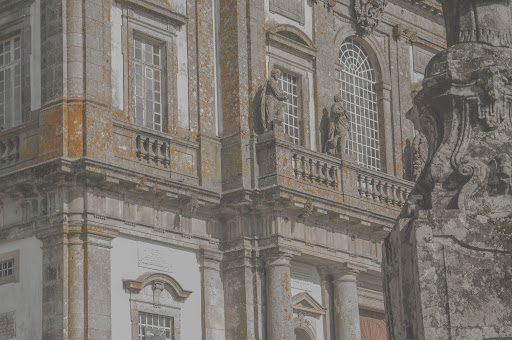
//> input picture FSIV/P2/Ej1/img_equalization/data/edificio.jpg, 512 x 340 px
$ ./img_equalization -i=data/ciclista_original.jpg data/edificio.jpg out.png   (built with g++ and OpenCV 4)
//> lines starting //> are read from the running program, lines starting //| are printed output that depends on the picture
### FSIV/P2/Ej1/img_equalization/clahe.hpp
/**
 * @file clahe.hpp
 * @author Francisco José Madrid Cuevas (fjmadrid@uco.es)
 * @brief Implementation of the method Limited Contrast Adaptive Histogram Equalization.
 * @version 1.0
 * @date 2024-09-13
 *
 * @copyright Copyright (c) 2024-
 *
 */
#pragma once
#include <opencv2/core.hpp>

/**
 * @brief Do a contrast limited adaptive histogram equalization of an image.
 * @param in is the input image.
 * @param s is a factor that controls the contrast limitation. If \arg s < 1, do not apply such control.
 * @param r set the windows radius to do a local image equalization. If \arg r=0, a global equalization will be done.
 * @return The output image.
 */
cv::Mat fsiv_clahe(const cv::Mat &in, float s, int radius);

### FSIV/P2/Ej1/img_equalization/clahe.cpp
/**
 * @file clahe.cpp
 * @author Francisco José Madrid Cuevas (fjmadrid@uco.es)
 * @brief Implementation of the method Limited Contrast Adaptive Histogram Equalization.
 * @version 1.0
 * @date 2024-09-13
 *
 * @copyright Copyright (c) 2024-
 *
 */
#include "clahe.hpp"
#include "common_code.hpp"
#include <opencv2/imgproc.hpp>

// [123 lines left out: functions interpolate_corner, linear_interpolate_rows, linear_interpolate_cols, bilinear_interpolate, compute_interpolate_value, not called in this run]

cv::Mat
fsiv_clahe(const cv::Mat &in_, float s, int radius)
{
    CV_Assert(in_.type() == CV_8UC1);
    cv::Mat out = in_.clone();
    // TODO
    // Hint: use all the fsiv_xxx implemented functions.
    // Remember: if radius>0, do an local histogram equalization using windows
    //  of size (2*r+1, 2*r+1). The not processed image ares will be the same
    //  values as the input image.

    if (radius == 0)
    {
        // TODO: do a global equalization.
        // Hint: use fsiv_apply_lookup_table to apply the transform function
        // computed to all the image positions.
        cv::Mat hist = fsiv_compute_image_histogram(in_);
        cv::Mat lkt =
            fsiv_create_equalization_lookup_table(hist, s);
        fsiv_apply_lookup_table(in_, lkt, out);
        //
    }
    else
    {
        // TODO: Do a local equalization.
        // Remember: the windows size will be [2*r+1, 2*r+1]
        // Remember: Only process the values in the image area
        //           [[r, height-r], [r, width-r]]
        // Hint: use cv::Rect() to define a window to be processed.

        // First extend the input if it is needed to be a multiple of the cell size.
        cv::Size cell_size = cv::Size(2 * radius + 1, 2 * radius + 1);
        // cv::Size cell_size = cv::Size(1 << radius, 1 << radius);
        cv::Mat in = in_;
        if ((in_.rows % cell_size.height) != 0 || (in_.cols % cell_size.width) != 0)
        {
            in = cv::Mat(in_.rows + cell_size.height - (in_.rows % cell_size.height),
                         in_.cols + cell_size.width - (in_.cols % cell_size.width), in.type());
            cv::copyMakeBorder(in_, in, 0, cell_size.height - (in_.rows % cell_size.height),
                               0, cell_size.width - (in_.cols % cell_size.width), cv::BORDER_REFLECT101);
        }
        cv::Size grid_size = cv::Size(in.cols / cell_size.width, in.rows / cell_size.height);
        // Compute a transform function for each image cell.
        std::vector<cv::Mat> lkts(grid_size.area());
        for (int cell_row = 0; cell_row < grid_size.height; ++cell_row)
            for (int cell_col = 0; cell_col < grid_size.width; ++cell_col)
            {
                const int idx = cell_row * grid_size.width + cell_col;
                cv::Mat hist = fsiv_compute_image_histogram(in(cv::Rect(cell_col * cell_size.width,
                                                                        cell_row * cell_size.height, cell_size.width, cell_size.height)));
                lkts[idx] = fsiv_create_equalization_lookup_table(hist, s);
            }
        // Apply the transform interpolating on the grid.
        for (int y = 0; y < in_.rows; ++y)
            for (int x = 0; x < in_.cols; ++x)
            {
                out.at<uchar>(y, x) = compute_interpolate_value(in, lkts, cv::Point(x, y), cell_size, grid_size);
            }
        //
    }
    CV_Assert(out.size() == in_.size());
    CV_Assert(out.type() == in_.type());
    return out;
}

### FSIV/P2/Ej1/img_equalization/common_code.cpp
#include <iostream>
#include "common_code.hpp"
#include <opencv2/imgproc.hpp>

cv::Mat
fsiv_compute_image_histogram(const cv::Mat &in)
{
    CV_Assert(in.type() == CV_8UC1);
    cv::Mat hist;
    // TODO
    // Hint: Use the function cv::calcHist.
    //C:
    //int histSize = 256;
    //cv::calcHist(&in, 1, 0, cv::Mat(), hist, 1, &histSize, &histRange);
    //C++:
    std::vector<int> channels = {0};
    std::vector<int> histSizes = {256};
    std::vector<float> ranges = {0, 256};
    cv::calcHist(std::vector<cv::Mat>{in}, channels, cv::Mat(), hist, histSizes, ranges);
    /*
    [1] C:
    const Mat *images,
    int 	nimages,
    const int *channels,
    InputArray 	mask,
    OutputArray hist,
    int dims,
    const int *histSize,
    const float **ranges,
    bool uniform = true,
    bool accumulate = false

    [3] C++:
    InputArrayOfArrays images,
    const std::vector<int> &channels,
    InputArray mask: cv::Mat() -> no mask
    OutputArray hist,
    const std::vector<int> &histSize,
    const std::vector<float> &ranges,
    bool accumulate = false
    */
    //
    CV_Assert(!hist.empty());
    CV_Assert(hist.type() == CV_32FC1);
    CV_Assert(hist.rows == 256 && hist.cols == 1);
    return hist;
}

void fsiv_normalize_histogram(cv::Mat &hist)
{
    CV_Assert(hist.type() == CV_32FC1);
    CV_Assert(hist.rows == 256 && hist.cols == 1);

    // TODO
    // Hint: Use the function cv::normalize() with norm L1 = 1.0
    cv::normalize(hist, hist, 1, 0, cv::NORM_L1, -1, cv::Mat());
    /*
    [1]
    InputArray src,
    InputOutputArray dst,
    double 	alpha = 1,
    double 	beta = 0,
    int 	norm_type,
    int 	dtype = -1,
    InputArray 	mask = noArray()
    */
    //

    CV_Assert(hist.type() == CV_32FC1);
    CV_Assert(hist.rows == 256 && hist.cols == 1);
    CV_Assert(cv::sum(hist)[0] == 0.0 || cv::abs(cv::sum(hist)[0] - 1.0) <= 1.0e-6);
}

void fsiv_accumulate_histogram(cv::Mat &hist)
{
    CV_Assert(hist.type() == CV_32FC1);
    CV_Assert(hist.rows == 256 && hist.cols == 1);

    // TODO
    for(int i=1; i<hist.rows; i++)
        hist.at<float>(i) += hist.at<float>(i-1);
    //

    CV_Assert(hist.type() == CV_32FC1);
    CV_Assert(hist.rows == 256 && hist.cols == 1);
}

// [69 lines left out: functions fsiv_compute_clipped_histogram, fsiv_compute_actual_clipping_histogram_value, not called in this run]

cv::Mat
fsiv_create_equalization_lookup_table(const cv::Mat &hist,
                                      float s)
{
    CV_Assert(hist.type() == CV_32FC1);
    CV_Assert(hist.rows == 256 && hist.cols == 1);
    cv::Mat lkt = hist.clone();

    if (s >= 1.0)
    {
        // TODO: Clip the histogram.
        // Hint: use fsiv_compute_actual_clipping_histogram_value to compute the
        //       clipping level.
        // Hint: use fsiv_compute_clipped_histogram to clip the histogram.
        int CL = fsiv_compute_actual_clipping_histogram_value(lkt, s); //const cv::Mat &h, float s
        fsiv_compute_clipped_histogram(lkt, CL); //cv::Mat &h, float cl
        //
    }

    // TODO: Build the equalization transform function.
    // Remember: the transform function will be the accumulated normalized
    //           image histogram.
    // Hint: use cv::Mat::convertTo() method to convert the float range [0.0, 1.0]
    //       to [0, 255] byte range.
    //

    //1ºNormalizar
    fsiv_normalize_histogram(lkt); //cv::Mat &hist

    //Acumular
    fsiv_accumulate_histogram(lkt); //cv::Mat &hist

    // Convertir de rango [0.0, 1.0] a [0, 255]
    lkt.convertTo(lkt, CV_8UC1, 255.0);

    //

    CV_Assert(lkt.type() == CV_8UC1);
    CV_Assert(lkt.rows == 256 && lkt.cols == 1);
    return lkt;
}

cv::Mat
fsiv_apply_lookup_table(const cv::Mat &in, const cv::Mat &lkt,
                        cv::Mat &out)
{
    CV_Assert(in.type() == CV_8UC1);
    CV_Assert(lkt.type() == CV_8UC1);
    CV_Assert(lkt.rows == 256 && lkt.cols == 1);
    CV_Assert(out.empty() || (out.type() == CV_8UC1 &&
                              out.rows == in.rows && out.cols == in.cols));

    // TODO
    // Hint: you can use the cv::LUT function.
    cv::LUT(in, lkt, out);
    /*
    InputArray src,
    InputArray lut,
    OutputArray dst
    */
    //
    CV_Assert(out.rows == in.rows && out.cols == in.cols && out.type() == in.type());
    return out;
}

### FSIV/P2/Ej1/img_equalization/img_equalization.cpp
#include <iostream>
#include <exception>

#include <opencv2/core/core.hpp>
#include <opencv2/core/utility.hpp>
#include <opencv2/highgui/highgui.hpp>
#include <opencv2/imgproc/imgproc.hpp>

#include "common_code.hpp"
#include "clahe.hpp"

const cv::String keys =
    "{help h usage ? |      | Print this message.}"
    "{i interactive  |      | Activate interactive mode.}"
    "{r radius       |0     | Set the roi size to (2*2^r+1). A value r=0 means global processing.}"
    "{s slope_factor |0     | Set the slope factor to control the contrast limitation. A value <1.0 do not do such control.}"
    "{@input         |<none>| Input image.}"
    "{@output        |<none>| Output image.}";

typedef struct
{
  cv::Mat in;
  cv::Mat out;
  cv::Mat hist_in;
  cv::Mat hist_img_in;
  bool interactive;
  int r;
  float s;
} UserData;

cv::Mat draw_histogram(const cv::Mat &hist, int width, int height,
                       const cv::Scalar &color = cv::Scalar(255, 255, 255))
{
  // Crear imagen en negro para dibujar el histograma
  cv::Mat hist_image = cv::Mat::zeros(height, width, CV_8UC3);

  // Verificar que el histograma sea válido
  if (hist.empty() || hist.rows <= 0)
    return hist_image;

  int hist_size = hist.rows;

  // Normalizar el histograma para que se ajuste a la altura de la imagen
  cv::Mat normalized_hist;
  cv::normalize(hist, normalized_hist, 0, height * 0.9, cv::NORM_MINMAX, -1, cv::Mat());

  // Calcular el ancho de cada barra del histograma
  int bin_width = width / hist_size;

  // Dibujar cada barra del histograma
  for (int i = 0; i < hist_size; i++)
  {
    int bin_height = static_cast<int>(normalized_hist.at<float>(i));

    // Coordenadas del rectángulo
    cv::Point pt1(i * bin_width, height);
    cv::Point pt2((i + 1) * bin_width, height - bin_height);

    // Dibujar la barra
    cv::rectangle(hist_image, pt1, pt2, color, -1);
  }

  return hist_image;
}

void do_the_work(UserData *data)
{
  cv::Mat in = data->in;
  std::vector<cv::Mat> channels;
  if (data->in.channels() == 3)
  {
    cv::Mat hsv;
    cv::cvtColor(data->in, hsv, cv::COLOR_BGR2HSV);
    cv::split(hsv, channels);
    in = channels[2];
  }

  cv::Mat out = fsiv_clahe(in, data->s, data->r);

  if (data->in.channels() == 3)
  {
    cv::Mat hsv;
    channels[2] = out;
    cv::merge(channels, hsv);
    cv::cvtColor(hsv, data->out, cv::COLOR_HSV2BGR);
  }
  else
    data->out = out;

  if (data->interactive)
  {
    cv::imshow("OUTPUT", data->out);
    if (data->hist_in.empty())
    {
      data->hist_in = fsiv_compute_image_histogram(in);
      data->hist_img_in = draw_histogram(data->hist_in, 512, 400, cv::Scalar(255, 0, 0));
    }
    cv::Mat hist_out = fsiv_compute_image_histogram(out);
    cv::Mat hist_img_out = draw_histogram(hist_out, 512, 400, cv::Scalar(0, 255, 0));

    cv::imshow("INPUT HISTOGRAM", data->hist_img_in);
    cv::imshow("OUTPUT HISTOGRAM", hist_img_out);
  }
}

void on_change_s(int v, void *data_)
{
  UserData *data = static_cast<UserData *>(data_);
  data->s = v / 10.0;
  std::cerr << "Setting s to " << data->s << std::endl;
  do_the_work(data);
}

void on_change_r(int v, void *data_)
{
  UserData *data = static_cast<UserData *>(data_);
  data->r = v > 0 ? 1 << v : 0;
  std::cerr << "Setting r to " << data->r << std::endl;
  do_the_work(data);
}

int main(int argc, char *const *argv)
{
  int retCode = EXIT_SUCCESS;

  try
  {

    cv::CommandLineParser parser(argc, argv, keys);
    parser.about("Apply an contrast limited image equalization to the image. (ver 2.0.0)");
    if (parser.has("help"))
    {
      parser.printMessage();
      return 0;
    }

    cv::String input_name = parser.get<cv::String>(0);
    cv::String output_name = parser.get<cv::String>(1);
    int radius = parser.get<int>("r");
    float slope_factor = parser.get<float>("s");
    bool interactive = parser.has("i");

    if (!parser.check())
    {
      parser.printErrors();
      return 0;
    }

    UserData data;
    data.in = cv::imread(input_name, cv::IMREAD_ANYCOLOR);
//> data.in is the input picture: 340 rows x 512 cols, CV_8UC3; mean B, G, R 111.9, 118.8, 124.7
    if (data.in.empty())
    {
      std::cerr << "Error: could not open the input image." << std::endl;
      exit(-1);
    }

    data.out = data.in.clone();
    data.interactive = interactive;
    data.s = std::max(0.0f, std::min(10.0f, slope_factor));
    radius = std::max(0, std::min(radius, int(std::log(std::min(data.in.rows, data.in.cols)))));
//> radius = 0
    data.r = radius == 0 ? 0 : 1 << radius;
//> data.r = 0

    int key = 0;

    if (data.interactive)
    {
      cv::namedWindow("INPUT", cv::WINDOW_GUI_EXPANDED + cv::WINDOW_NORMAL);
      cv::resizeWindow("INPUT", 600, 600.0 * data.in.rows / data.in.cols);
      cv::imshow("INPUT", data.in);

      cv::namedWindow("OUTPUT", cv::WINDOW_GUI_EXPANDED + cv::WINDOW_NORMAL);
      cv::resizeWindow("OUTPUT", 600, 600.0 * data.in.rows / data.in.cols);

      cv::namedWindow("INPUT HISTOGRAM", cv::WINDOW_GUI_EXPANDED + cv::WINDOW_NORMAL);
      cv::resizeWindow("INPUT HISTOGRAM", 512, 400);
      cv::namedWindow("OUTPUT HISTOGRAM", cv::WINDOW_GUI_EXPANDED + cv::WINDOW_NORMAL);
      cv::resizeWindow("OUTPUT HISTOGRAM", 512, 400);

      cv::namedWindow("PARAMETERS", cv::WINDOW_NORMAL);
      cv::createTrackbar("S", "PARAMETERS", 0, 100, on_change_s, &data);
      cv::setTrackbarPos("S", "PARAMETERS", std::min(data.s, 10.0f) * 10.0);
      cv::createTrackbar("R", "PARAMETERS", 0, int(std::log(std::min(data.in.rows, data.in.cols))), on_change_r, &data);
      cv::setTrackbarPos("R", "PARAMETERS", radius);
      std::cout << "Interactive mode. Press <ESC> to abort or <ENTER> to finish saving the output." << std::endl;
      do_the_work(&data);
//> in do_the_work, `cv::cvtColor(data->in, hsv, cv::COLOR_BGR2HSV);`: hsv: 340 rows x 512 cols, CV_8UC3; mean H, S, V 19.2, 26.9, 124.7
//> in do_the_work, `cv::split(hsv, channels);`:
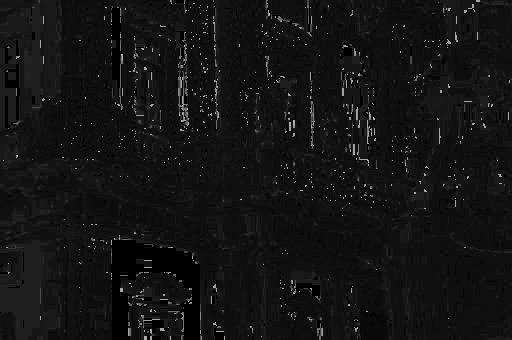
//> channels[0]: 340 rows x 512 cols, CV_8UC1; min 0, max 179, mean 19.2
//> in do_the_work, `cv::split(hsv, channels);`:
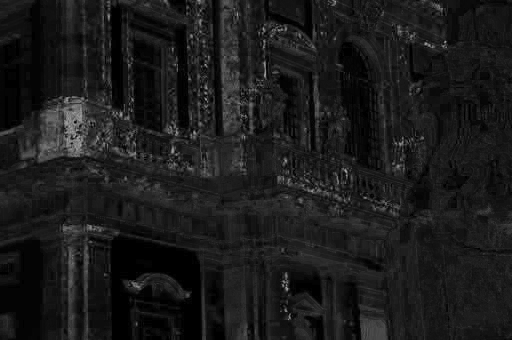
//> channels[1]: 340 rows x 512 cols, CV_8UC1; min 0, max 172, mean 26.9
//> in do_the_work, `cv::split(hsv, channels);`:
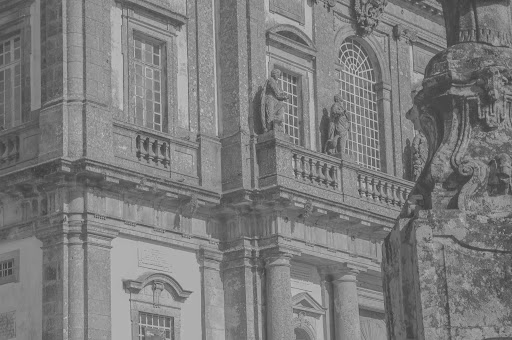
//> channels[2]: 340 rows x 512 cols, CV_8UC1; min 57, max 201, mean 124.7
//> in fsiv_compute_image_histogram, `cv::calcHist(std::vector<cv::Mat>{in}, channels, cv::Mat(), hist, hist..`: hist = 256 values, max 2645 at index 146, min 0 at index 0, mean 680
//> in fsiv_create_equalization_lookup_table, `cv::Mat lkt = hist.clone();`: lkt has the same summary as hist in fsiv_compute_image_histogram
//> in fsiv_normalize_histogram, `cv::normalize(hist, hist, 1, 0, cv::NORM_L1, -1, cv::Mat());`: hist = 256 values, max 0.0152 at index 146, min 0 at index 0, mean 0.00391
//> in fsiv_create_equalization_lookup_table, `fsiv_normalize_histogram(lkt);`: lkt has the same summary as hist in fsiv_normalize_histogram
//> after the loop in fsiv_accumulate_histogram, `for(int i=1; i<hist.rows; i++)`: hist = 256 values from 0 to 1
//> in fsiv_create_equalization_lookup_table, `lkt.convertTo(lkt, CV_8UC1, 255.0);`: lkt = 256 values from 0 to 255
//> in fsiv_apply_lookup_table, `cv::LUT(in, lkt, out);`:
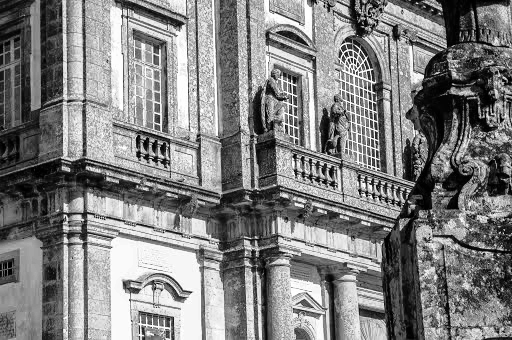
//> out: 340 rows x 512 cols, CV_8UC1; min 0, max 255, mean 128.8
//> in do_the_work, `cv::merge(channels, hsv);`: hsv: 340 rows x 512 cols, CV_8UC3; mean H, S, V 19.2, 26.9, 128.8
//> in do_the_work, `cv::cvtColor(hsv, data->out, cv::COLOR_HSV2BGR);`:
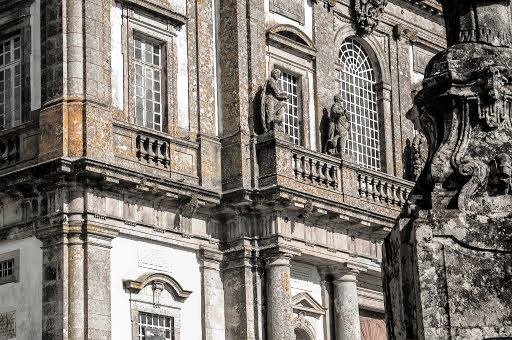
//> data->out: 340 rows x 512 cols, CV_8UC3; mean B, G, R 115.4, 122.2, 128.7
//> in do_the_work, `data->hist_in = fsiv_compute_image_histogram(in);`: data->hist_in = 256 values, max 2645 at index 146, min 0 at index 0, mean 680
//> in draw_histogram, `cv::normalize(hist, normalized_hist, 0, height * 0.9, cv::NORM_MINMAX,..`: normalized_hist = 256 values, max 360 at index 146, min 0 at index 0, mean 92.55
//> the loop in draw_histogram, `for (int i = 0; i < hist_size; i++)` made 256 passes
//> pt2 on passes 1 to 3: Point(2, 400), Point(4, 400), Point(6, 400)
//> after the loop in draw_histogram, `for (int i = 0; i < hist_size; i++)`:
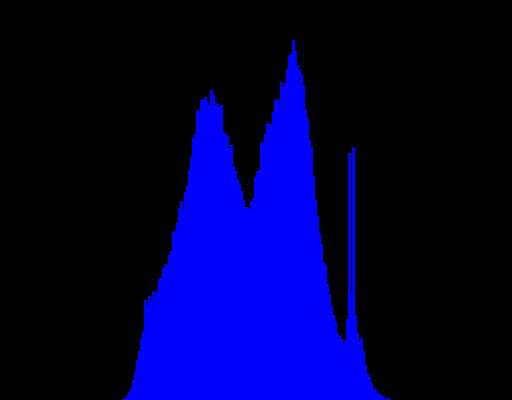
//> hist_image: 400 rows x 512 cols, CV_8UC3; mean B, G, R 59.9, 0, 0
//> in do_the_work, `cv::Mat hist_out = fsiv_compute_image_histogram(out);`: hist_out = 256 values, max 2645 at index 191, min 0 at index 7, mean 680
//> call 2 of draw_histogram, with width = 512, height = 400, color = Scalar(0, 255)
//> in draw_histogram (call 2), `cv::normalize(hist, normalized_hist, 0, height * 0.9, cv::NORM_MINMAX,..`: normalized_hist = 256 values, max 360 at index 191, min 0 at index 7, mean 92.55
//> the loop in draw_histogram (call 2), `for (int i = 0; i < hist_size; i++)` made 256 passes
//> (bin_height, pt2) on passes 1 to 3: (31, Point(2, 369)), (89, Point(4, 311)), (49, Point(6, 351))
//> after the loop in draw_histogram (call 2), `for (int i = 0; i < hist_size; i++)`:
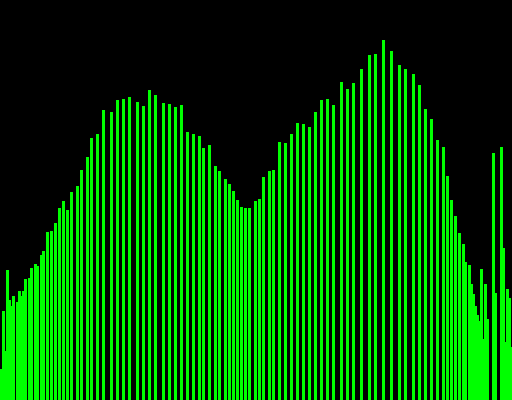
//> hist_image: 400 rows x 512 cols, CV_8UC3; mean B, G, R 0, 84.9, 0
      do
      {
        key = cv::waitKey(0) & 0xff;
//> the Esc key is pressed
      } while ((key != 27) && (key != 13));
    }
    else
      do_the_work(&data);

    if (key != 27)
    {
      if (!cv::imwrite(output_name, data.out))
      {
        std::cerr << "Error: could not save the result in file '"
                  << output_name << "'." << std::endl;
        return EXIT_FAILURE;
      }
    }
  }
  catch (std::exception &e)
  {
    std::cerr << "Error: " << e.what() << std::endl;
    retCode = EXIT_FAILURE;
  }
  catch (...)
  {
    std::cerr << "Error: unknown exception caught!" << std::endl;
    retCode = EXIT_FAILURE;
  }
  return retCode;
}
